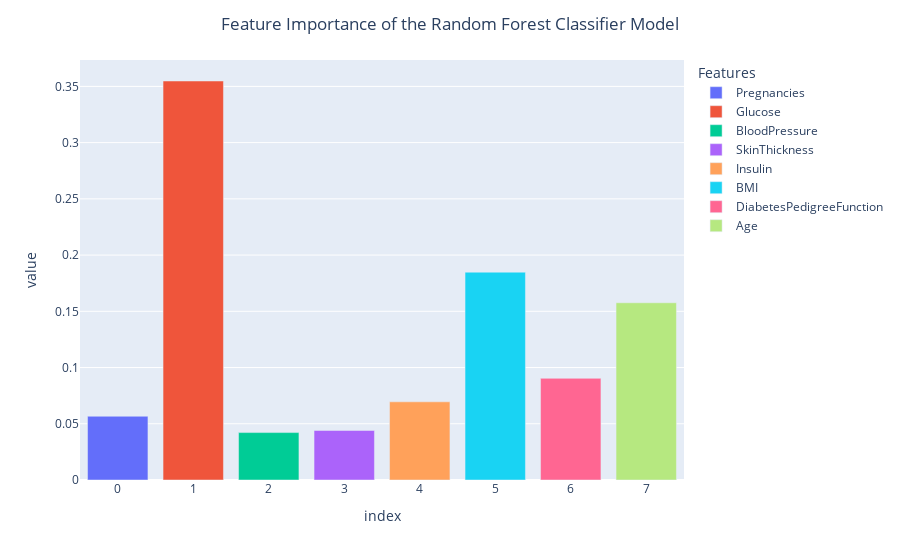

Notebook code for this chart:
### Code cell
# Create figure in order to store the b
fig = px.bar(df_importances, # Use the filtered dataframe
             color = 'Features'
            )

# Update Layout
fig.update_layout(xaxis={'categoryorder':'total descending'}, # Set in descending order
                  title_text = 'Feature Importance of the Random Forest Classifier Model', # Set title 
                  title_x = 0.5 # Set title alignment
                 
                 )


# Display the figure create
fig.show()

### Figure 1 — Plotly figure (JSON) as saved in the notebook; plotly's stock layout.template omitted (floating-point values rounded to 4 significant figures)
{"data": [{"alignmentgroup": "True", "hovertemplate": "Features=Pregnancies<br>index=%{x}<br>value=%{y}<extra></extra>", "legendgroup": "Pregnancies", "marker": {"color": "#636efa", "pattern": {"shape": ""}}, "name": "Pregnancies", "offsetgroup": "Pregnancies", "orientation": "v", "showlegend": true, "textposition": "auto", "type": "bar", "x": [0], "xaxis": "x", "y": [0.05668], "yaxis": "y"}, {"alignmentgroup": "True", "hovertemplate": "Features=Glucose<br>index=%{x}<br>value=%{y}<extra></extra>", "legendgroup": "Glucose", "marker": {"color": "#EF553B", "pattern": {"shape": ""}}, "name": "Glucose", "offsetgroup": "Glucose", "orientation": "v", "showlegend": true, "textposition": "auto", "type": "bar", "x": [1], "xaxis": "x", "y": [0.3548], "yaxis": "y"}, {"alignmentgroup": "True", "hovertemplate": "Features=BloodPressure<br>index=%{x}<br>value=%{y}<extra></extra>", "legendgroup": "BloodPressure", "marker": {"color": "#00cc96", "pattern": {"shape": ""}}, "name": "BloodPressure", "offsetgroup": "BloodPressure", "orientation": "v", "showlegend": true, "textposition": "auto", "type": "bar", "x": [2], "xaxis": "x", "y": [0.04217], "yaxis": "y"}, {"alignmentgroup": "True", "hovertemplate": "Features=SkinThickness<br>index=%{x}<br>value=%{y}<extra></extra>", "legendgroup": "SkinThickness", "marker": {"color": "#ab63fa", "pattern": {"shape": ""}}, "name": "SkinThickness", "offsetgroup": "SkinThickness", "orientation": "v", "showlegend": true, "textposition": "auto", "type": "bar", "x": [3], "xaxis": "x", "y": [0.04403], "yaxis": "y"}, {"alignmentgroup": "True", "hovertemplate": "Features=Insulin<br>index=%{x}<br>value=%{y}<extra></extra>", "legendgroup": "Insulin", "marker": {"color": "#FFA15A", "pattern": {"shape": ""}}, "name": "Insulin", "offsetgroup": "Insulin", "orientation": "v", "showlegend": true, "textposition": "auto", "type": "bar", "x": [4], "xaxis": "x", "y": [0.06952], "yaxis": "y"}, {"alignmentgroup": "True", "hovertemplate": "Features=BMI<br>index=%{x}<br>value=%{y}<extra></extra>", "legendgroup": "BMI", "marker": {"color": "#19d3f3", "pattern": {"shape": ""}}, "name": "BMI", "offsetgroup": "BMI", "orientation": "v", "showlegend": true, "textposition": "auto", "type": "bar", "x": [5], "xaxis": "x", "y": [0.1848], "yaxis": "y"}, {"alignmentgroup": "True", "hovertemplate": "Features=DiabetesPedigreeFunction<br>index=%{x}<br>value=%{y}<extra></extra>", "legendgroup": "DiabetesPedigreeFunction", "marker": {"color": "#FF6692", "pattern": {"shape": ""}}, "name": "DiabetesPedigreeFunction", "offsetgroup": "DiabetesPedigreeFunction", "orientation": "v", "showlegend": true, "textposition": "auto", "type": "bar", "x": [6], "xaxis": "x", "y": [0.09042], "yaxis": "y"}, {"alignmentgroup": "True", "hovertemplate": "Features=Age<br>index=%{x}<br>value=%{y}<extra></extra>", "legendgroup": "Age", "marker": {"color": "#B6E880", "pattern": {"shape": ""}}, "name": "Age", "offsetgroup": "Age", "orientation": "v", "showlegend": true, "textposition": "auto", "type": "bar", "x": [7], "xaxis": "x", "y": [0.1576], "yaxis": "y"}], "layout": {"barmode": "relative", "legend": {"title": {"text": "Features"}, "tracegroupgap": 0}, "margin": {"t": 60}, "title": {"text": "Feature Importance of the Random Forest Classifier Model", "x": 0.5}, "xaxis": {"anchor": "y", "categoryorder": "total descending", "domain": [0, 1], "title": {"text": "index"}}, "yaxis": {"anchor": "x", "domain": [0, 1], "title": {"text": "value"}}}}
